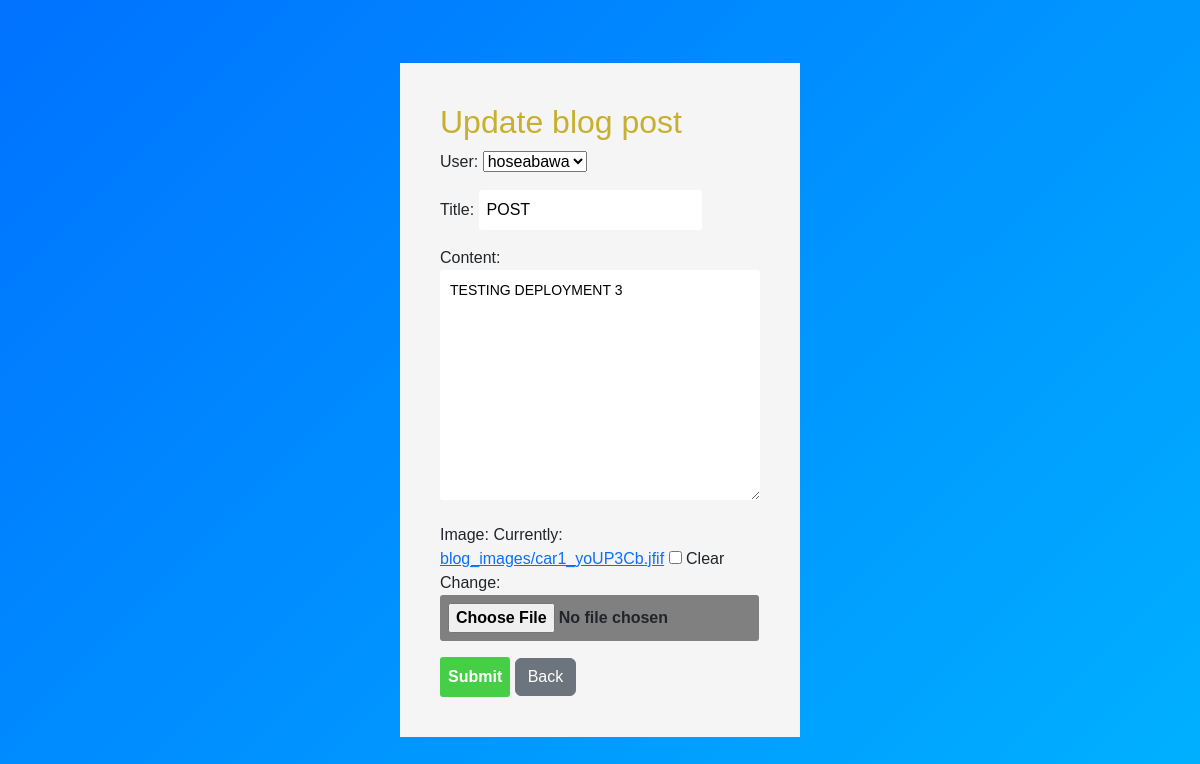
The app's page /blog/update/42/ with its own data.
### kingart/models.py (models this page shows, shortened)
class Blog(models.Model):
    user = models.ForeignKey(
        User,
        on_delete=models.CASCADE,
        related_name="blogs",
        null=True,
         blank=True,
    )
    title = models.CharField(max_length=255)
    content = models.TextField()
    image = models.ImageField(upload_to="blog_images/", blank=True, null=True,default="blog_images/default.jpg")
    created_at = models.DateTimeField(auto_now_add=True)
    class Meta:
        ordering = ['-created_at']

### kingart/views.py (the view)
# urls.py: path("blog/update/<int:id>/", views.update, name = 'update'),
def update(request,id):
    blog_update = get_object_or_404(Blog, id=id)
    if request.method =="POST":
        form = BlogForm(request.POST,request.FILES,instance=blog_update)
        if form.is_valid():
            form.save()
            return redirect("read",id=blog_update.id)
        else:
            print("ERRORS",form.errors)
    else:
        form = BlogForm(instance=blog_update)
    return render(request,'update.html',{'form':form})

### kingart/forms.py
class BlogForm(forms.ModelForm):
    class Meta:
        model = Blog
        fields = "__all__"

### kingart/templates/update.html (shortened to what this page needs)
   {% extends "base.html" %}
   {% block content %}
<div class="animated-bg">
    <div class="container">
          <h2>Update blog post</h2>
    <form method="POST" enctype="multipart/form-data">
        {{ form.as_p }}
        <button type="submit">Submit</button>
        <a class="btn btn-secondary" href="{% url 'test' %}">
            Back
        </a>
    </form>
</div>
</div>
{% endblock content %}

### kingart/templates/update.html (style rules this page uses)
.container { background-color: whitesmoke; padding: 40px; margin: 0 auto; max-width: 400px; font-family: sans-serif,arial; }
input { border: 0; border-radius: 3px; padding: 8px; }
input[type="file"] { border: 0; border-radius: 3px; padding: 8px; background-color: gray; font-weight: bold; }
button { background-color: rgb(71, 206, 71); padding: 8px; border: 0; color: white; border-radius: 3px; font-weight: bold; }
textarea { width: 100%; padding: 10px; font-size: 14px; border: 0; min-height: 120px; border-radius: 3px; }
h2 { color: rgb(199, 176, 48); }
.animated-bg { min-height: 100vh; background: linear-gradient(-45deg, #1e3c72, #2a5298, #00c6ff, #0072ff); background-size: 400% 400%; animation: gradientMove 10s ease infinite; display: flex; justify-content: center; align-items: center; }

### records on screen
Blog: user "hoseabawa", title "POST", content "TESTING DEPLOYMENT 3"
